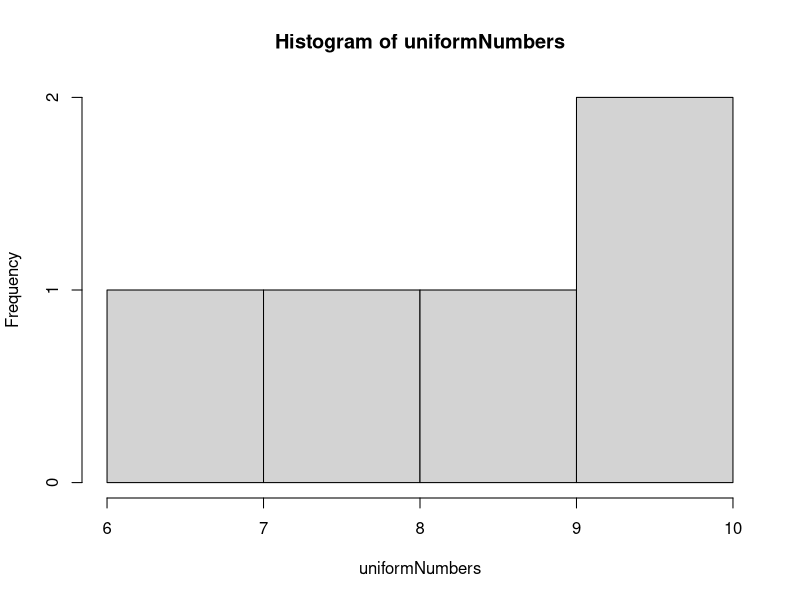
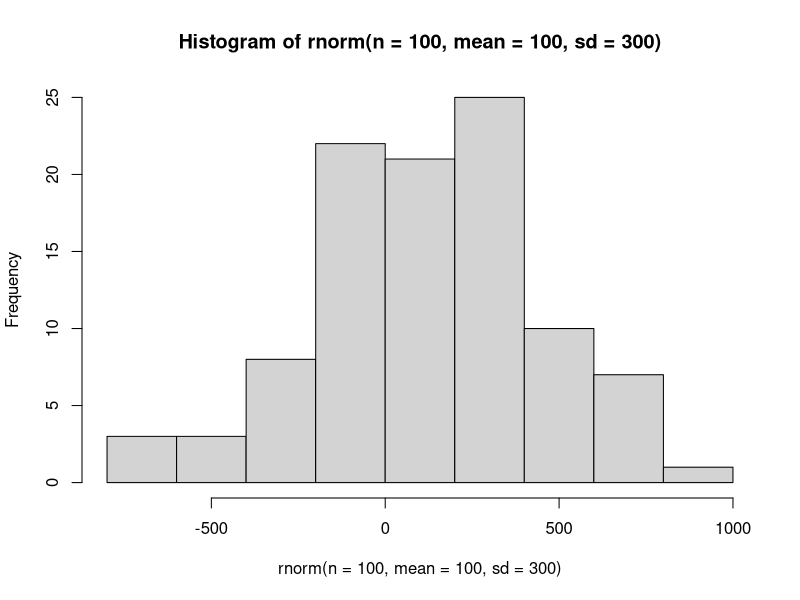

Reproduce these figures in R, in order. (Note: this script raises an error after producing the figures.)
###### Vectors, Matrices, Data Frames, and Lists #####
##### 17 January 2023
##### EBW

#### Vectors (cont'd) ####

## Coercion
# All atomic vectors are of the same data type
# If you use c() to assemble different types, R coerces them
# logical -> integer -> double -> character

a <- c(2,2.2)
typeof(a)
b <- c("purple","green")
d <- c(a,b) #concatenate a and b
typeof(d) #character trumps double


## comparison yields a logical result
a <- runif(10) #random uniform distribution
print(a)
a > 0.5 #conditional statement

sum(a>0.5) #number of elements in a > 0.5
mean(a>0.5) #proportion of elements in the vector > 0.5
# rnorm randomly generates a normal distribution

## Vectorization
# adds a constant to a vector
z <- c(10,20,30)
z+1 #adds 1 to each element of z
z^2 #squares each element of z

# Adding vectors together
y <- c(1,2,3)
z + y #element by element operation on the vector

## Recycling
# what if vector lengths are not equal?

x <- c(1,2)
z + x #starts over from the top (recycled) in the shorter vector (see the issued warning)


#### Simulating data: runif() and rnorm() ####

runif(n=5, min=5, max=10) #where n = sample size, min = min value, max = max value
# ^^ will be different every time
# can be replicated with a seed 
# if you want people to be able to reproduce your results exactly, you can set a seed
set.seed(123) #can be any number, sets random number generator (is reprodcible)
uniformNumbers <- runif(n=5, min=5, max=10) #this will be the same every time
hist(uniformNumbers)


## rnorm: random normal values with mean 0 and sd 1
randomNormalNumbers <- rnorm (100)
mean(randomNormalNumbers)
hist(rnorm(n=100,mean=100,sd=300)) #histogram of normal distribution



#### Matrices ####

## Matrices are 2-dimensional homogeneous data structures
# A matrix is an atomic vector organized into rows and columns
my_vec <- 1:12

m <- matrix(data = my_vec, nrow = 4) #organize my_vec into a matrix w/ 4 rows
m <- matrix(data = my_vec, ncol = 3) #organize my_vec into a matrix w/ 3 columns
m <- matrix(data = my_vec, ncol = 3, byrow = T) #organize my_vec into a matrix w/ 3 columns, organized by row
dim(m) # gives the dimensions of m as (rows,columns)


#### Lists ####
## Atomic vectors BUT each element can hold different data types (and different sizes)

my_list <- list(1:10, matrix(1:8, nrow=4, byrow=T), letters[1:3], pi)
class(my_list)
str(my_list) #summarizes the list in the Console

## Subsetting lists
# Using [] gives you a single item but not the elements
my_list[4]
my_list[4] - 3 #single brackets gives you only elements in slot which is always type list
# To grab object itself, use [[]]
my_list[[4]]
my_list[[4]]-3

# grab just the matrix
my_list[[2]][4,1] #matrix from the list, 4th row, 1st column; dim subsetting

my_list[1:2] #to obtain multiple compartments within the list
c(my_list[[1]],my_list[[2]]) #to obtain multiple elements within the list

## Name list items when they're created
my_list2 <- list(Tester=FALSE, littleM = matrix(1:9, nrow=3))
# Now we can reference elements in the list by name, kind of like a structure
my_list2$Tester #accesses just the element associated with the name
my_list2$littleM[2,3] #returns the value in the matrix in the 2nd row, 3rd column
my_list2$littleM[2,] #returns all the values in the matrix in the 2nd row 
# [2,] = [2nd row, all columns]
my_list2$littleM[2] #returns the value in the 2nd index position
# [2] = [nth element]

## Unlist strings everything back to vectors
unrolled <- unlist(my_list2)
unrolled #names each element according to its name in the list; FALSE is coerced into 0



#### Accessing iris and manipulating data ####

data(iris) #built-in dataset in R
head(iris) #shows first 6 rows of the dataset
plot(Sepal.Length ~ Petal.Length, data = iris) # plot(yVariable ~ xVariable, data = dataset)
model <- lm(Sepal.Length ~ Petal.Length, data = iris) #fits a linear model to the data
results <- summary(model) #summary statistics/list of the lm stats for the model
# We care about the Pr(>|t|) of the yVariable, aka its p-value
str(results) #lays out the general structure of the list

# extract just the Petal.Length p-value using indexing and unlist()
pval <- results$coefficients["Petal.Length","Pr(>|t|)"] #or [2,4], but it's better not to hardcode tbh
unlisted_results <- unlist(results)
pval <- unlisted_results$coefficients8[1] #p-value will always be coefficients8 in a linear model










#### Data Frames ####
## "List" of equal-length vectors, each of which is a column
## HAS to be equal lengths

varA <- 1:12
varB <- rep(c("Con", "LowN", "HighN"), each=4) #repeats each char 4 times
varC <- runif(12)

dFrame <- data.frame(varA,varB,varC, stringsAsFactors = F) #avoid making strings groups

## Adding another row
new_data <- list(varA = 13, varB = "HighN", varC = 0.668)
# use rbind() to add the row
dFrame <- rbind(dFrame, new_data) #essentially concatenation for data frames
# why can't we use c?
new_data2 <- c(14, "HighN", 0.668)
dFrame2 <- rbind(dFrame, new_data2) #all character data types now oops :(((

## Adding a column is much easier
new_var <- runif(12)
# use cbind() to add the column
dFrame <- cbind(dFrame, new_var) #name of variable is inserted as the column name


#### Data Frames vs. Matrices ####

zMat <- matrix(data = 1:30, ncol = 3, byrow = TRUE)
zDframe <- as.data.frame(zMat) #coerces the matrix into a data frame w/ default headings

zMat[3,3] 
zDframe[3,3] #indexes in the same way

zMat[,3] #all rows, 3rd column
zDframe[,3] #same as above
zDframe$V3 #data frames can index by name too
zDframe["V3"] #silly way to do this

zMat[3,] #3rd row, all columns
zDframe[3,] #same as above

zMat[3] #3rd element: element in index 3
zDframe[3] #3rd element: 3rd "column"


#### Eliminating NAs ####

## complete.cases() function

zD <- c(NA, rnorm(10), NA, rnorm(3)) 
complete.cases(zD) #returns logical output based on whether the value is "complete" or not (NA)
# Clean out NAs
zD[complete.cases(zD)] #automatically removes the NAs
which(!complete.cases(zD)) #indices of NAs in the vector
which(is.na(zD)) #same as above
zD[!is.na(zD)] #same as above

# Clean out NAs from a matrix
m <- matrix(1:20,nrow=5)
m[1,1] <- NA #assigns NA to that position
m[5,4] <- NA
complete.cases(m) #only gives T/F about whether the whole row is complete
# we can subset rows that are complete
m[complete.cases(m),]

## Get complete cases for only certain rows
m[complete.cases(m[,1:2]),] #judge only based off of the first 2 columns



